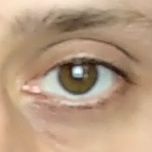
#> input picture daugman_example/eye.jpg, 152 x 152 px
$ jupyter execute daugman_visual_explanation.ipynb
#> lines starting #> are read from the running program, lines starting #| are printed output that depends on the picture; after the words box and inside, x2 and y2 are one past the last pixel; in counts of white or black regions, pixels touching at a corner belong together
### daugman_example/daugman_visual_explanation.py
""" Code for `daugman_visual_explanation.ipynb`
"""
import cv2
import numpy as np
import matplotlib.pyplot as plt
import itertools
import random

from daugman import daugman
from daugman import find_iris

from typing import List, Tuple, Iterable


class DaugmanVisualExplanation:
    def __init__(self, img_path: str, start_r=10, end_r=30, circle_step=2, points_step=3):
        self.img = self._get_new_image(img_path)
        self.start_r = start_r
        self.end_r = end_r
        self.circle_step = circle_step
        self.points_step = points_step
        self.all_points = self._get_all_potential_iris_centers(self.img)
        self.colors = self._get_unique_color_for_each_point(self.all_points)

    def _get_new_image(self, img_path, gray=False) -> np.ndarray:
        """ Get properly cropped BGR image, which looks like grayscale
        """
#> called with img_path = 'eye.jpg', gray = False
        img = cv2.imread(img_path)
#> img is the input picture: shape (152, 152, 3); mean B, G, R 128.8, 154.5, 182.3
        img = img[20:130, 20:130]
#> img: shape (110, 110, 3)
        img = cv2.cvtColor(img, cv2.COLOR_BGR2GRAY)
#> img: shape (110, 110)
        if not gray:
            img = cv2.cvtColor(img, cv2.COLOR_GRAY2BGR)
#> img: shape (110, 110, 3)
        return img

    def _get_all_potential_iris_centers(self, img: np.ndarray) -> List[Tuple[int, int]]:
        # get all potential points for search (from `find_iris()`)
        h = img.shape[0]
#> h = 110
        # we will look only on dots within central 1/3 of image
        single_axis_range = range(int(h / 3), h - int(h / 3), self.points_step)
        all_points = list(itertools.product(single_axis_range, single_axis_range))
#> in __init__, `self.all_points = self._get_all_potential_iris_centers(self.img)`: self.all_points = 169 pairs, first value 36 to 72, second value 36 to 72
        return all_points

    def _get_unique_color_for_each_point(self, all_points: List[Tuple[int, int]]) -> List[Tuple[int, int, int]]:
        colors = [(random.randint(0, 255), random.randint(0, 255), random.randint(0, 255)) for i in self.all_points]
#> colors = 169 items, first 6: (89, 236, 226), (242, 188, 214), (81, 46, 234), (122, 107, 209), (105, 76, 241), (231, 53, 82)
#> in __init__, `self.colors = self._get_unique_color_for_each_point(self.all_points)`: self.colors has the same summary as colors in _get_unique_color_for_each_point
#> `[cell 3] dve.plot_pixel_intensity_delta_pic()`:
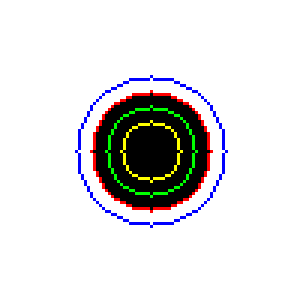
#> shown: shape (100, 100, 3) (shown 3 times larger); mean R, G, B 223.7, 222.9, 222.9
        return colors

    def plot_all_potential_iris_centers(self) -> np.ndarray:
        # plot all potential points
        img_dot = self.img.copy()
        for point, color in zip(self.all_points, self.colors):
            cv2.circle(img_dot, point, 0, color, -1)
#> this loop made 169 passes
#> (point, color) on passes 1 to 3: ((36, 36), (89, 236, 226)), ((36, 39), (242, 188, 214)), ((36, 42), (81, 46, 234))
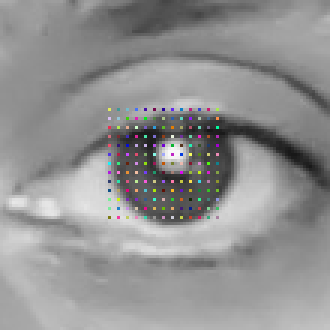
#> img_dot: shape (110, 110, 3) (shown 3 times larger); mean B, G, R 145, 145, 145.1

        _ = plt.imshow(img_dot[::, ::, ::-1])
        return img_dot

    def plot_circles_for_one_center(self, img_dot: np.ndarray, dot_idx=0) -> np.ndarray:
        img_circles = img_dot.copy()

        # within circles in radii range from 10px to 1/4 of image side

        # plot the chosen potential point
        cv2.circle(img_circles, list(self.all_points)[dot_idx], 0, self.colors[dot_idx], 1)
        # plot all circle candidates for the single potential point
        img_circles = self._draw_circles(img_circles, self.all_points[dot_idx], self.colors[dot_idx],
                                         start_r=self.start_r, end_r=self.end_r, step=self.circle_step)

        _ = plt.imshow(img_circles[::, ::, ::-1])
        return img_circles

    def _draw_circles(self, img: np.ndarray,
                      center: Tuple[int, int], color: Tuple[int, int, int],
                      start_r: int, end_r: int, step: int,
                      alpha=0.5) -> np.ndarray:
        """ Part of ``daugman()`` modified for presentation purposes
        """
#> called with center = (36, 51), color = (231, 53, 82), start_r = 10, end_r = 30, step = 2, alpha = 0.5
        # get separate coordinates
        x, y = center
        overlay = img.copy()

        radii = list(range(start_r, end_r, step))
        for r in radii:
            cv2.circle(overlay, center, r, color, 1)
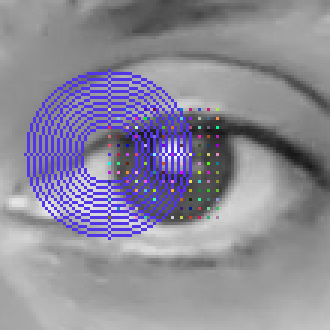
#> overlay: shape (110, 110, 3) (shown 3 times larger); 8.69% of pixels changed, all inside (x1, y1, x2, y2) = (8, 23, 65, 80)

        img = cv2.addWeighted(overlay, alpha, img, 1 - alpha, 0)
        return img

    def plot_best_circle_for_single_potential_iris_center(self, img_dot: np.ndarray,
                                                          dot_idx: int, color=None, alpha=0.8) -> np.ndarray:
        gray_img = cv2.cvtColor(self.img, cv2.COLOR_BGR2GRAY)
        # get best circle
        _, best_radius = daugman(gray_img, self.all_points[dot_idx],
                                 self.start_r, self.end_r, self.circle_step)
        # plot best circle
        if not color:
            color = self.colors[dot_idx]

        overlay = img_dot.copy()
        cv2.circle(overlay, self.all_points[dot_idx], best_radius, color, 1)
        img_dot = cv2.addWeighted(overlay, alpha, img_dot, 1 - alpha, 0)
        return img_dot

    def plot_best_circle_for_a_few_potential_iris_centers(self, img_dot: np.ndarray,
                                                          idxs: Iterable[int]) -> np.ndarray:
        img = img_dot.copy()

        for idx in idxs:
            img = self.plot_best_circle_for_single_potential_iris_center(img, idx)

        _ = plt.imshow(img[::, ::, ::-1])
        return img_dot

    def find_iris(self, *, daugman_start, daugman_end, daugman_step, points_step) -> np.ndarray:
        gray_img = cv2.cvtColor(self.img, cv2.COLOR_BGR2GRAY)
        answer = find_iris(gray_img, daugman_start=daugman_start, daugman_end=daugman_end,
                           daugman_step=daugman_step, points_step=points_step)
        iris_center, iris_rad = answer
        out = self.img.copy()
        cv2.circle(out, iris_center, iris_rad, (0, 0, 255), 1)
        _ = plt.imshow(out[::, ::, ::-1])
        return out

    def plot_pixel_intensity_delta_pic(self) -> None:
        # white image
        img = np.full([100, 100, 3], 255, dtype=np.uint8)
        # black circle
        img = cv2.circle(img, (50, 50), 20, [0, 0, 0], -1)
        # yellow
        img = cv2.circle(img, (50, 50), 10, [255, 255, 0], 1)
        # green
        img = cv2.circle(img, (50, 50), 15, [0, 255, 0], 1)
        # red
        img = cv2.circle(img, (50, 50), 20, [255, 0, 0], 1)
        # blue
        img = cv2.circle(img, (50, 50), 25, [0, 0, 255], 1)
        _ = plt.imshow(img)

    def find_iris_on_binary_image(self, *, daugman_start, daugman_end, daugman_step, points_step) -> None:
        # create simple image
        img = np.full([100, 100, 3], 255, dtype=np.uint8)
        img = cv2.circle(img, (50, 50), 20, [0, 0, 0], -1)
        gray_img = cv2.cvtColor(img, cv2.COLOR_BGR2GRAY)

        answer = find_iris(gray_img, daugman_start=daugman_start, daugman_end=daugman_end,
                           daugman_step=daugman_step, points_step=points_step)
        iris_center, iris_rad = answer
        cv2.circle(img, iris_center, iris_rad, (0, 0, 255), 1)
        _ = plt.imshow(img[::, ::, ::-1])

### daugman_example/daugman.py
import cv2
import numpy as np
import itertools
import math
from typing import Tuple, List


def daugman(gray_img: np.ndarray, center: Tuple[int, int],
            start_r: int, end_r: int, step: int = 1) -> Tuple[float, int]:
    """ The function will calculate pixel intensities for the circles
        in the ``range(start_r, end_r, step)`` for a given ``center``,
        and find a circle that precedes the biggest intensity drop

        :param gray_img: grayscale picture
        :param center:  center coordinates ``(x, y)``
        :param start_r: bottom value for iris radius in pixels
        :param end_r: top value for iris radius in pixels
        :param step: step value for iris radii range in pixels

        .. attention::
            Input grayscale image should be a square, not a rectangle

        :return: intensity_value, radius
    """
    x, y = center
    intensities = []
    mask = np.zeros_like(gray_img)


    # for every radius in range
    radii = list(range(start_r, end_r, step))  # type: List[int]
    for r in radii:
        # draw circle on mask
        cv2.circle(mask, center, r, 255, 1)
        # get pixel from original image, it is faster than np or cv2
        diff = gray_img & mask
        print(diff)
        # normalize, np.add.reduce faster than .sum()
        #            diff[diff > 0] faster than .flatten()
        intensities.append(np.add.reduce(diff[diff > 0]) / (2 * math.pi * r))
        # refresh mask
        mask.fill(0)

    # calculate delta of radius intensitiveness
    #     mypy does not tolerate var type reload
    intensities_np = np.array(intensities, dtype=np.float32)
    del intensities

    # circles intensity differences, x5 faster than np.diff()
    intensities_np = intensities_np[:-1] - intensities_np[1:]
    # aply gaussian filter
    #     GaussianBlur() faster than filter2D() with custom kernel
    # original kernel:
    # > The Gaussian filter in our case is designedin MATLAB and
    # > is a 1 by 5 (rows by columns) vector with intensity values
    # > given by vector A = [0.0003 0.1065 0.7866 0.1065 0.0003]
    intensities_np = abs(cv2.GaussianBlur(intensities_np, (1, 5), 0))
    # get maximum value
    idx = np.argmax(intensities_np)  # type: int

    # return intensity value, radius
    return intensities_np[idx], radii[idx]


def find_iris(gray: np.ndarray, *,
              daugman_start: int, daugman_end: int,
              daugman_step: int = 1, points_step: int = 1,) -> Tuple[Tuple[int, int], int]:
    """ The function will apply :func:`daugman` on every pixel in the calculated image slice.
        Basically, we are calculating where lies set of valid circle centers.
        It is assumed that iris center lies within central 1/3 of the image.

        :param gray: graysacale **square** image
        :param points_step: it will run daugman for each ``points_step``th point.
                            It has linear correlation with overall iris search speed
        :param daugman_start: bottom value for iris radius in pixels for :func:``daugman``
        :param daugman_end: top value for iris radius in pixels for :func:``daugman``
        :param daugman_step: step value for iris radii range in pixels for :func:``daugman``.
                             It has linear correlation with overall iris search speed

        :return: radius with biggest intensiveness delta on image as ``((xc, yc), radius)``
    """
    h, w = gray.shape
    if h != w:
        print('Your image is not a square!')

    # reduce step for better accuracy
    # we will look only on dots within central 1/3 of image
    single_axis_range = range(int(h / 3), h - int(h / 3), points_step)
    all_points = itertools.product(single_axis_range, single_axis_range)

    intensity_values = []
    coords = []  # List[Tuple[Tuple(int, int), int]]

    for point in all_points:
        val, r = daugman(gray, point, daugman_start, daugman_end, daugman_step)
        intensity_values.append(val)
        coords.append((point, r))

    # return the radius with biggest intensiveness delta on image
    # ((xc, yc), radius)
    # x10 faster than coords[np.argmax(values)]
    best_idx = intensity_values.index(max(intensity_values))
    return coords[best_idx]

### daugman_example/daugman_visual_explanation.ipynb
# Algorithm step-by-step visual explanation

[cell 1]
import matplotlib.pyplot as plt
import random

from daugman_visual_explanation import DaugmanVisualExplanation
from daugman import find_iris

[cell 2]
# fixed size for matplotlib output
plt.rcParams['figure.figsize'] = [5, 5]
# for replicability
random.seed(2020)

dve = DaugmanVisualExplanation('eye.jpg')

## The Daugman's part

Daugman algorithm measures the difference in average pixel intensities on a grayscale image for a bunch of circles with the same center and different radius.

The idea is to find the biggest drop in intensity values between two neighbor circles. It should imply the transition between the iris and its surroundings.

E.g., on the below image, yellow, green, and red circles have the same pixel intensities because all pixels underneath are black. Thus deltas (difference) between all those intensities are 0 (yellow-green, green-red). But pixels under the blue circle are all white, so the red-blue difference is the highest, which means that the red circle is the best guess for the iris border. In case we had not a red circle, the green-blue difference would have the highest difference, thus the green circle would have been chosen.

Ideally, for best accuracy, the step between circles radii should be 1px.

[cell 3]
dve.plot_pixel_intensity_delta_pic()

Also, it is not hard to see that the central point selection is very important and for best accuracy, we need to check every single point on the image. It is computationally expensive, so we need to find a way to reduce the number of potential points.

One more thing: to avoid false-positive results, the algorithm applies a GaussianBlur filter on all collected deltas for a single potential iris center, it reduces noise and makes results smoother.

## Find iris part

In order to reduce the number of potential points, we will imply, that the iris cannot be larger than 1/3 of the image side if the eye is properly cropped.

So, we do not have to check every pixel on the image, only those, which are in the central 1/3 of the image:

```
0 0 0
0 1 0
0 0 0
```

For each of these dots, we will need to run the Daugman algorithm. In this example, we will take only every 3rd point for clarity. Thereby we will have x3 speed up, with slightly lower accuracy.

[cell 4]
# plot all potential iris centers
img_dot = dve.plot_all_potential_iris_centers()

Also, we presume, that iris could not be less than a circle with a certain radius, let's say 10px, and also it could not be more than a certain radius, let's say 30px.

Now for each circle between min and max radius with the step 2px, we will take all pixel values and sum them up.

We selected 2px radii step for plotting clarity.

[cell 5]
idx = 15
img_circles = dve.plot_circles_for_one_center(img_dot, dot_idx=5)

Daugman will find the best iris candidate among those circles, for that point

[cell 6]
_ = dve.plot_best_circle_for_a_few_potential_iris_centers(img_dot, [0])
#> the loop in plot_best_circle_for_a_few_potential_iris_centers, `for idx in idxs:` made 1 pass
#> (best_radius in plot_best_circle_for_single_potential_iris_center, color in plot_best_circle_for_single_potential_iris_center) on pass 1: (10, (89, 236, 226))
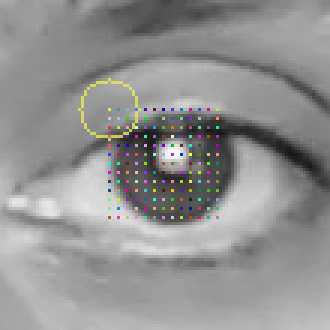
#> shown: shape (110, 110, 3) (shown 3 times larger); mean R, G, B 145.5, 145.4, 144.9

Let's do the same thing for every 20th potential iris point

[cell 7]
# plot best circle for every 20th potential iris center
_ = dve.plot_best_circle_for_a_few_potential_iris_centers(img_dot, range(0, len(dve.all_points), 20))
#> the loop in plot_best_circle_for_a_few_potential_iris_centers (call 2), `for idx in idxs:` made 9 passes
#> (best_radius in plot_best_circle_for_single_potential_iris_center, color in plot_best_circle_for_single_potential_iris_center) on passes 1 to 8: (10, (89, 236, 226)), (14, (217, 116, 251)), (10, (180, 32, 224)), (10, (220, 90, 247)), (10, (36, 188, 91)), (10, (33, 184, 252)), (10, (166, 207, 105)), (20, (139, 249, 37))

And now for each potential point. The resulting image is hard to perceive, but the best iris candidate will be selected among plotted circles.

[cell 8]
# plot best circle for every 20th potential iris center
_ = dve.plot_best_circle_for_a_few_potential_iris_centers(img_dot, range(0, len(dve.all_points)))
#> the loop in plot_best_circle_for_a_few_potential_iris_centers (call 3), `for idx in idxs:` made 169 passes
#> (best_radius in plot_best_circle_for_single_potential_iris_center, color in plot_best_circle_for_single_potential_iris_center) on passes 1 to 3: (10, (89, 236, 226)), (20, (242, 188, 214)), (18, (81, 46, 234))
#> after the loop in plot_best_circle_for_a_few_potential_iris_centers (call 3), `for idx in idxs:`:
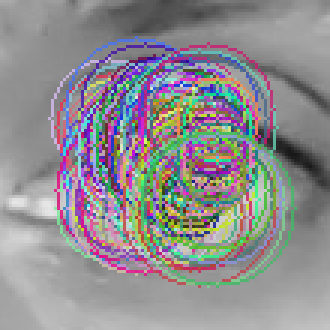
#> img: shape (110, 110, 3) (shown 3 times larger); mean B, G, R 144.1, 140.9, 143.2

It will be the circle with the highest value (biggest delta). With selected parameters, it would be the result below:

[cell 9]
_ = dve.find_iris(daugman_start=10, daugman_end=30, daugman_step=2, points_step=3)
#> the loop in find_iris, `for point in all_points:` made 169 passes
#> (intensities_np in daugman, idx in daugman, val, r) on passes 1 to 3: ([6.41, 3.95, 0.32, 2.8, 3.81, 3.75, 2.42, 0.794, 0.108], 0, [6.41], 10), ([0.804, 1.12, 0.838, 1.74, 4.9, 5.15, 2.63, 0.189, 0.666], 5, [5.15], 20), ([0.647, 0.737, 1.13, 2.53, 4.34, 4.15, 1.84, 0.199, 0.842], 4, [4.34], 18)
#> in find_iris, `cv2.circle(out, iris_center, iris_rad, (0, 0, 255), 1)`: out: shape (110, 110, 3); mean B, G, R 143.9, 143.9, 146

If we only change the radii step from 2px to 1px, we will get a better result but x2 slower:

[cell 10]
_ = dve.find_iris(daugman_start=10, daugman_end=30, daugman_step=1, points_step=3)
#> call 2 of find_iris, with daugman_start = 10, daugman_end = 30, daugman_step = 1, points_step = 3
#> call 2 of find_iris, with daugman_start = 10, daugman_end = 30, daugman_step = 1, points_step = 3
#> in find_iris (call 2), `cv2.circle(out, iris_center, iris_rad, (0, 0, 255), 1)`:
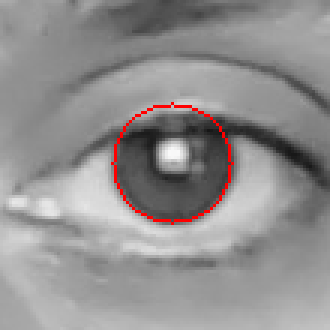
#> out: shape (110, 110, 3) (shown 3 times larger); mean B, G, R 143.6, 143.6, 146

The most computationally expensive and potentially most accurate variant:

[cell 11]
_ = dve.find_iris(daugman_start=10, daugman_end=50, daugman_step=1, points_step=1)
#> call 3 of find_iris, with daugman_start = 10, daugman_end = 50, daugman_step = 1, points_step = 1
#> call 3 of find_iris, with daugman_start = 10, daugman_end = 50, daugman_step = 1, points_step = 1
#> in find_iris (call 3), `cv2.circle(out, iris_center, iris_rad, (0, 0, 255), 1)`:
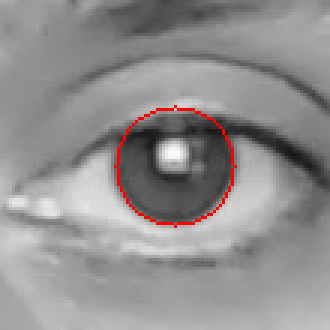
#> out: shape (110, 110, 3) (shown 3 times larger); mean B, G, R 143.5, 143.5, 145.9

## Playground

Play with parameters to get an intuition

[cell 12]
dve.find_iris_on_binary_image(daugman_start=10, daugman_end=30, daugman_step=2, points_step=1)
#> in find_iris_on_binary_image, `img = cv2.circle(img, (50, 50), 20, [0, 0, 0], -1)`: img: shape (100, 100, 3); 87.4% white; 1 black region, box (x1, y1, x2, y2) and area: (30, 30, 71, 71) 1257
#> in find_iris_on_binary_image, `cv2.circle(img, iris_center, iris_rad, (0, 0, 255), 1)`:
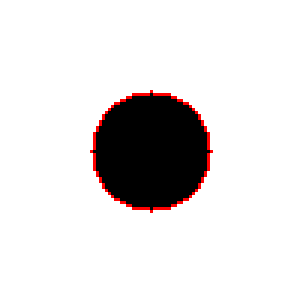
#> img: shape (100, 100, 3) (shown 3 times larger); mean of channels 0, 1, 2 222.9, 222.9, 225.8; drawn as B, G, R

[cell 13]
dve.find_iris_on_binary_image(daugman_start=10, daugman_end=30, daugman_step=1, points_step=10)
#> call 2 of find_iris_on_binary_image, with daugman_start = 10, daugman_end = 30, daugman_step = 1, points_step = 10
#> in find_iris_on_binary_image (call 2), `cv2.circle(img, iris_center, iris_rad, (0, 0, 255), 1)`:
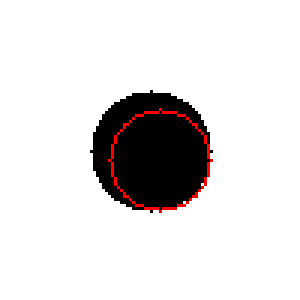
#> img: shape (100, 100, 3) (shown 3 times larger); mean of channels 0, 1, 2 222.5, 222.5, 224.9; drawn as B, G, R

[cell 14]
dve.find_iris_on_binary_image(daugman_start=10, daugman_end=30, daugman_step=10, points_step=1)
#> call 3 of find_iris_on_binary_image, with daugman_start = 10, daugman_end = 30, daugman_step = 10, points_step = 1
#> in find_iris_on_binary_image (call 3), `cv2.circle(img, iris_center, iris_rad, (0, 0, 255), 1)`:
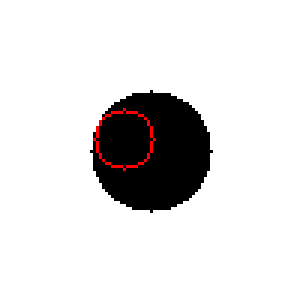
#> img: shape (100, 100, 3) (shown 3 times larger); mean of channels 0, 1, 2 222.9, 222.9, 224.4; drawn as B, G, R
